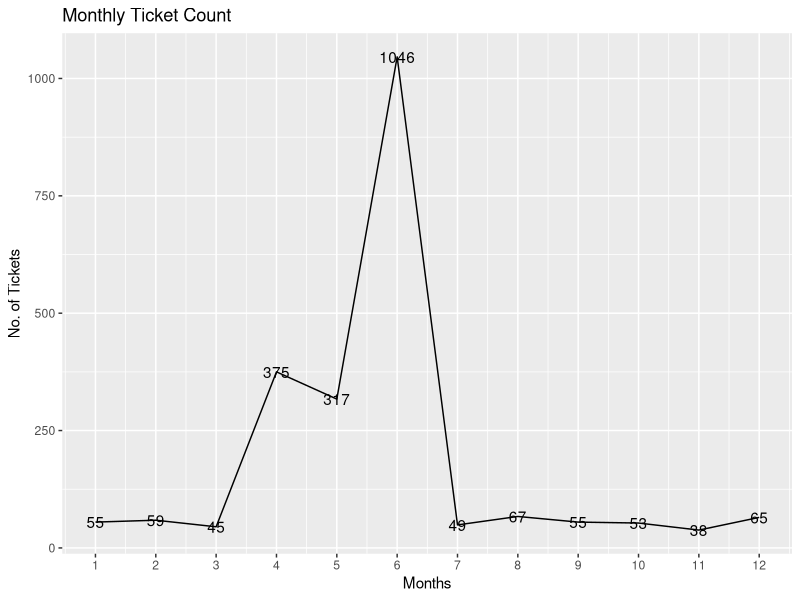
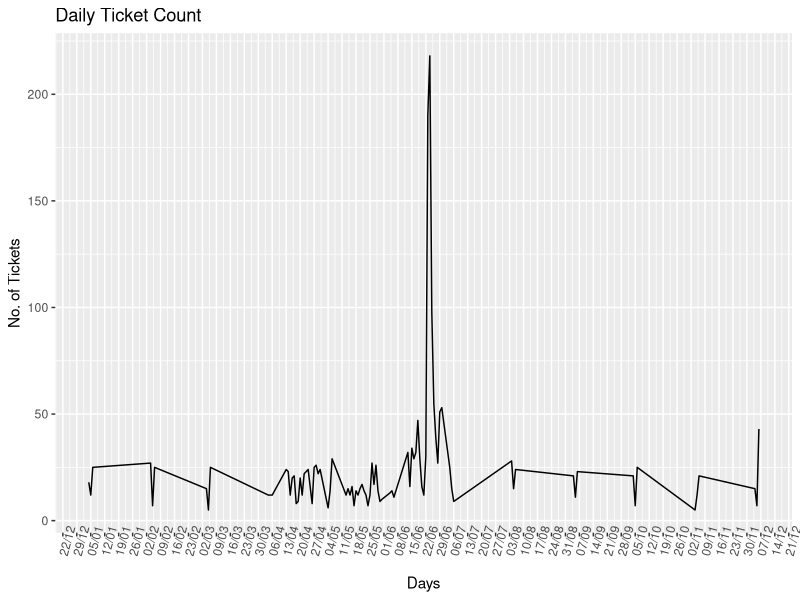
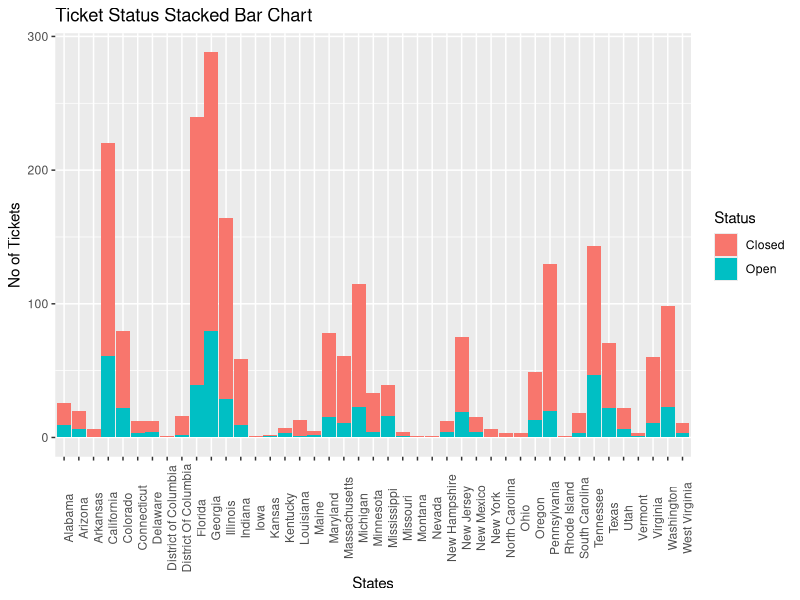
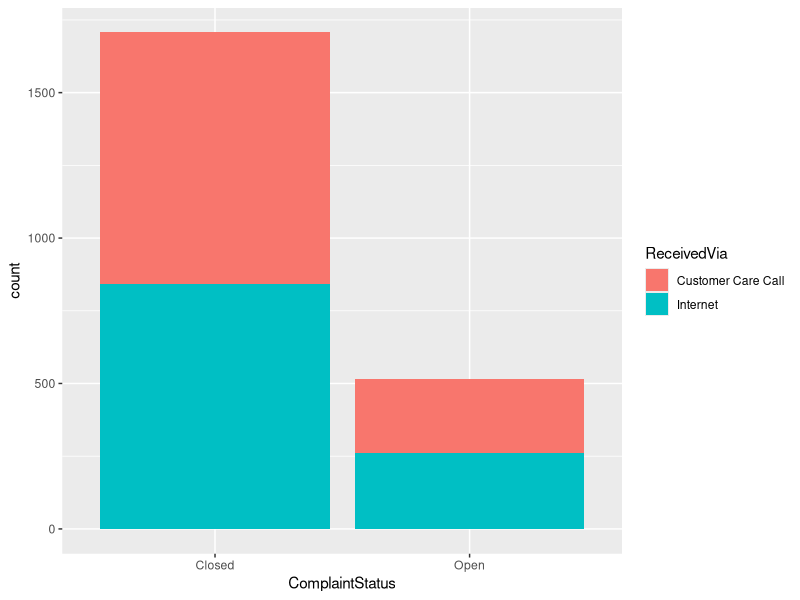
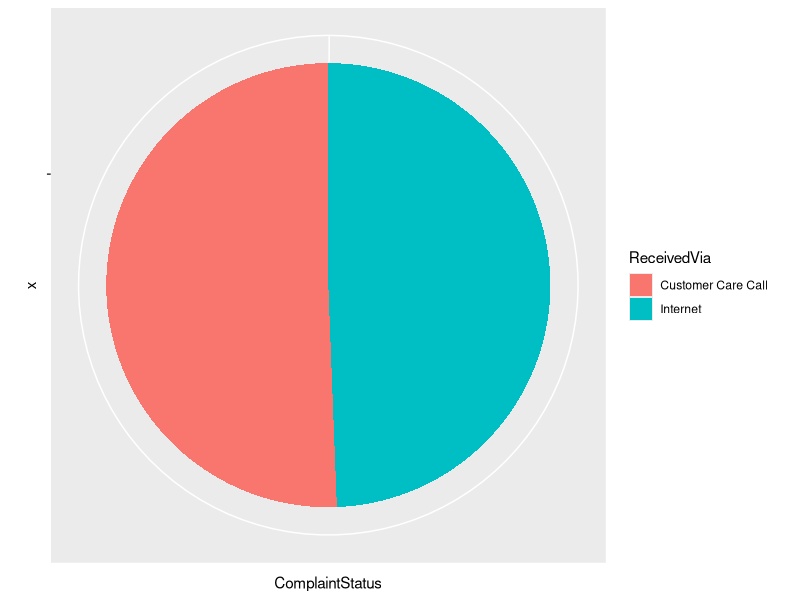

Write R code to recreate these figures, in order.
#Comcast Telecom Consumer Complaints.

getwd()

# Import data into R environment.
comcast_data=read.csv("Comcast Telecom Complaints data.csv")

View(comcast_data)

# view top 6 rows 
head(comcast_data)

summary(comcast_data)
str(comcast_data)

#import the libraries
library(stringi)
library(lubridate)
library(dplyr)
library(ggplot2)

head(comcast_data)
names(comcast_data)<- stri_replace_all(regex = "\\.",replacement = "",str =names(comcast_data))
names
head(comcast_data)

na_vector <- is.na(comcast_data)
na_vector
length(na_vector[na_vector==T])

#Provide the trend chart for the number of complaints at monthly and daily granularity levels.
comcast_data$Date<- dmy(comcast_data$Date)
head(comcast_data)

monthly_count=arrange(summarise(group_by(comcast_data,month=as.integer(month(Date))),Count=n()),month)

daily_count=summarise(group_by(comcast_data,Date),Count=n())

monthly_count

daily_count

ggplot(data = monthly_count,aes(month,Count,label = Count))+geom_line()+geom_text()+scale_x_continuous(breaks = monthly_count$month)+labs(title = "Monthly Ticket Count",x= "Months",y ="No. of Tickets")
ggplot(data = daily_count,aes(as.POSIXct(Date),Count))+geom_line()+theme(axis.text.x = element_text(angle = 75))+scale_x_datetime(breaks = "1 weeks",date_labels = "%d/%m")+labs(title = "Daily Ticket Count",x= "Days",y ="No. of Tickets")

#Provide a table with the frequency of complaint types.
#Which complaint types are maximum i.e., around internet, network issues, or across any other domains.

network_tickets=contains(comcast_data$CustomerComplaint,match='network',ignore.case = T)

internet_tickets=contains(comcast_data$CustomerComplaint,match ='internet',ignore.case = T)

bill_tickets=contains(comcast_data$CustomerComplaint,match='bill',ignore.case = T)

email_tickets=contains(comcast_data$CustomerComplaint,match="email",ignore.case = T)

charge_tickets=contains(comcast_data$CustomerComplaint,match='charge',ignore.case = T)

comcast_data$ComplaintType[internet_tickets]='Internet'

comcast_data$ComplaintType[bill_tickets]='Billing'

comcast_data$ComplaintType[email_tickets]='Email'

comcast_data$ComplaintType[charge_tickets]='Charges'

comcast_data$ComplaintType[network_tickets]='Network'

comcast_data$ComplaintType[- c(network_tickets,internet_tickets,bill_tickets,email_tickets,charge_tickets)]="Others"

View(comcast_data)

table(comcast_data$ComplaintType)

#Create a new categorical variable with value as Open and Closed.
#Open & Pending is to be categorized as Open and Closed & Solved is to be categorized as Closed.

open_complaints=(comcast_data$Status=='Open'|comcast_data$Status=='Pending')

closed_complaints=(comcast_data$Status=='Closed'|comcast_data$Status=='Solved')

comcast_data$ComplaintStatus[open_complaints]="Open"

comcast_data$ComplaintStatus[closed_complaints]='Closed'

#Provide state wise status of complaints in a stacked bar chart. Use the categorized variable from Q3.

chart_data=summarize(group_by(comcast_data,State,ComplaintStatus),Count=n())

chart_data

chart_data=as.data.frame(chart_data)

chart_data

ggplot(chart_data ,mapping = aes(State,Count))+geom_col(aes(fill = ComplaintStatus),width = 0.95)+theme(axis.text.x = element_text(angle = 90))+labs(title = "Ticket Status Stacked Bar Chart ",x = "States",y = "No of Tickets",fill= "Status")

#Which state has the maximum complaints

max(chart_data$Count)

arrange(select(chart_data,State,Count),desc(Count))

#Which state has the highest percentage of unresolved complaints

arrange(filter(chart_data,ComplaintStatus=="Open"),desc(Count))

#Provide the percentage of complaints resolved till date,

#which were received through theInternet and customer care calls.

resolved=summarise(filter(comcast_data,ComplaintStatus=='Closed'),count=n())
resolved

resolved_internet=summarise(filter(comcast_data,ComplaintStatus=='Closed',ReceivedVia=='Internet'),count=n())
resolved_internet

resolved_CustomerCare=summarise(filter(comcast_data,ComplaintStatus=='Closed',ReceivedVia=='Customer Care Call'),count=n())
resolved_CustomerCare

percentage_internet=(resolved_internet/resolved)*100
percentage_internet

percentage_CustomerCare=(resolved_CustomerCare/resolved)*100
percentage_CustomerCare

table_df=table(comcast_data$ReceivedVia,comcast_data$ComplaintStatus)
table_df

bar=ggplot(comcast_data,aes(ComplaintStatus,fill=ReceivedVia))+geom_bar()
bar

resolved_df=select(filter(comcast_data,ComplaintStatus=='Closed'),ComplaintStatus, ReceivedVia)

pie<- ggplot(resolved_df, aes(x="", y= ComplaintStatus,fill=ReceivedVia)) +geom_bar(width = 1, stat = "identity") +coord_polar("y")
pie

